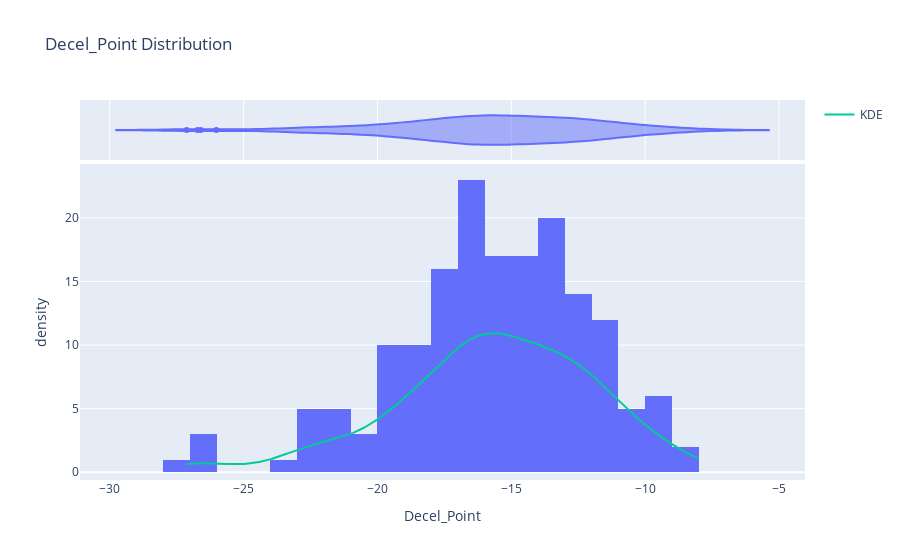

The notebook cell this image was saved under:
### Code cell
fig = px.histogram(feature_by_participant, x='Decel_Point', title='Decel_Point Distribution', 
                   marginal='violin', histnorm='density')

# Calculate KDE
delta_data = feature_by_participant['Decel_Point'].dropna()
kde = gaussian_kde(delta_data)
x_range = np.linspace(min(delta_data), max(delta_data), 1000)
fig.add_trace(go.Scatter(x=x_range, y=kde.evaluate(x_range)*100, mode='lines', name='KDE'))

fig.show()e

### Figure 1 — Plotly figure (JSON) as saved in the notebook; plotly's stock layout.template omitted (floating-point values rounded to 4 significant figures; data arrays with more than 128 entries replaced by an {"elided": "..."} marker saying what was removed)
{"data": [{"alignmentgroup": "True", "bingroup": "x", "histnorm": "density", "hovertemplate": "Decel_Point=%{x}<br>density=%{y}<extra></extra>", "legendgroup": "", "marker": {"color": "#636efa", "pattern": {"shape": ""}}, "name": "", "offsetgroup": "", "orientation": "v", "showlegend": false, "type": "histogram", "x": {"elided": "172 float values"}, "xaxis": "x", "yaxis": "y"}, {"alignmentgroup": "True", "hovertemplate": "Decel_Point=%{x}<extra></extra>", "legendgroup": "", "marker": {"color": "#636efa"}, "name": "", "offsetgroup": "", "scalegroup": "x", "showlegend": false, "type": "violin", "x": {"elided": "172 float values"}, "xaxis": "x2", "yaxis": "y2"}, {"mode": "lines", "name": "KDE", "type": "scatter", "x": {"elided": "1000 float values"}, "y": {"elided": "1000 float values"}}], "layout": {"barmode": "relative", "legend": {"tracegroupgap": 0}, "title": {"text": "Decel_Point Distribution"}, "xaxis": {"anchor": "y", "domain": [0, 1], "title": {"text": "Decel_Point"}}, "xaxis2": {"anchor": "y2", "domain": [0, 1], "matches": "x", "showgrid": true, "showticklabels": false}, "yaxis": {"anchor": "x", "domain": [0, 0.8316], "title": {"text": "density"}}, "yaxis2": {"anchor": "x2", "domain": [0.8416, 1], "matches": "y2", "showgrid": false, "showline": false, "showticklabels": false, "ticks": ""}}}
